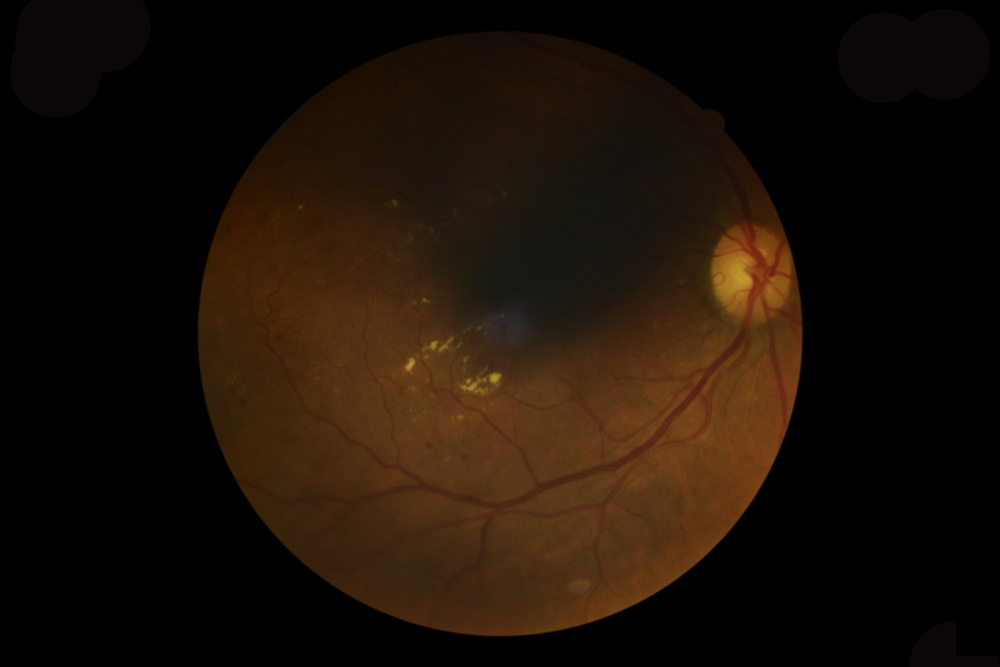
#> input picture data/007-3607-200.jpg, 1000 x 667 px, shrunk from 2736 x 1824 before the run
$ python -i CLAHE_RGB.py   (imports and definitions only)
#> lines starting #> are read from the running program, lines starting #| are printed output that depends on the picture
import cv2

def clahe_rgb(image, clip_limit=2.0, tile_grid_size=(8, 8)):
    clahe = cv2.createCLAHE(clipLimit=clip_limit, tileGridSize=tile_grid_size)
    channels = cv2.split(image)
    cl_channels = [clahe.apply(channel) for channel in channels]
    final_image = cv2.merge(cl_channels)
    return {"image":final_image}

>>> import cv2
>>> picture = cv2.imread('../../../data/007-3607-200.jpg')
#> picture is the input picture: shape (667, 1000, 3); mean B, G, R 7, 16.4, 27.8
>>> result = clahe_rgb(picture)
#> in clahe_rgb, `cl_channels = [clahe.apply(channel) for channel in channels]`: cl_channels = 3 items
#> in clahe_rgb, `final_image = cv2.merge(cl_channels)`:
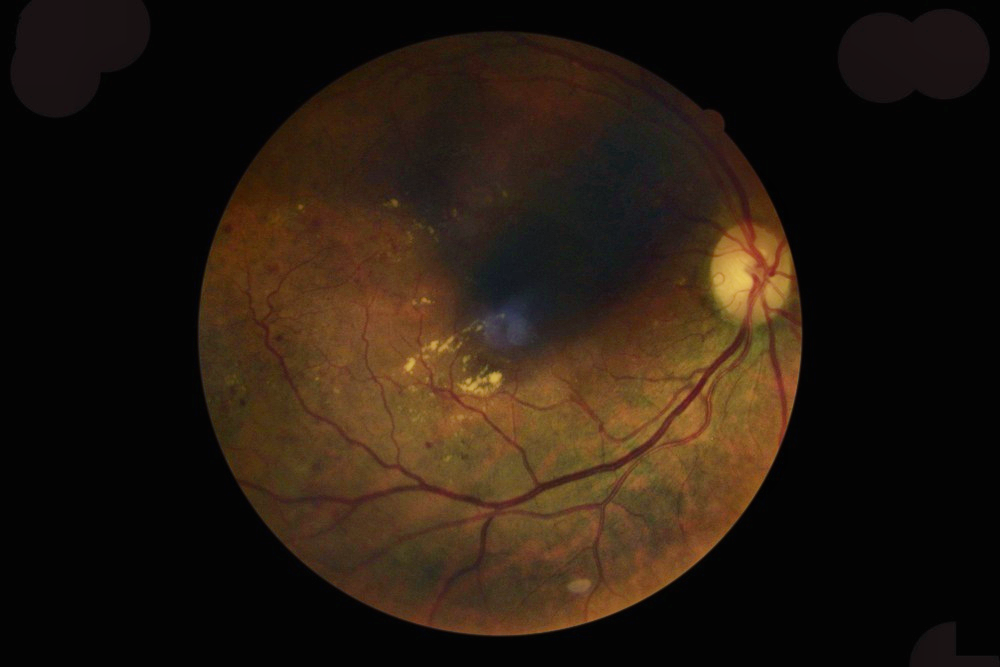
#> final_image: shape (667, 1000, 3); mean of channels 0, 1, 2 15.4, 25.8, 37.6; drawn as B, G, R
#> result = 1 item

$ run again, on data/007-4766-200.jpg
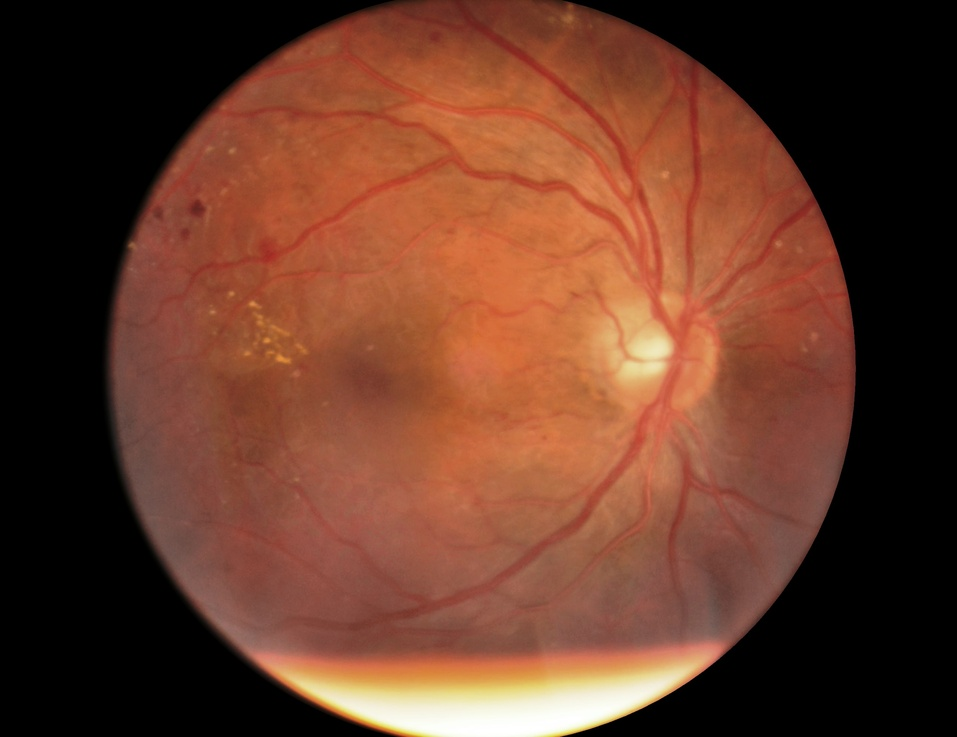
#> input picture data/007-4766-200.jpg, 957 x 737 px, shrunk from 2584 x 1990 before the run
#> picture is the input picture: shape (737, 957, 3); mean B, G, R 40.7, 58.4, 102.7
#> cl_channels = 3 items
#> in clahe_rgb, `final_image = cv2.merge(cl_channels)`:
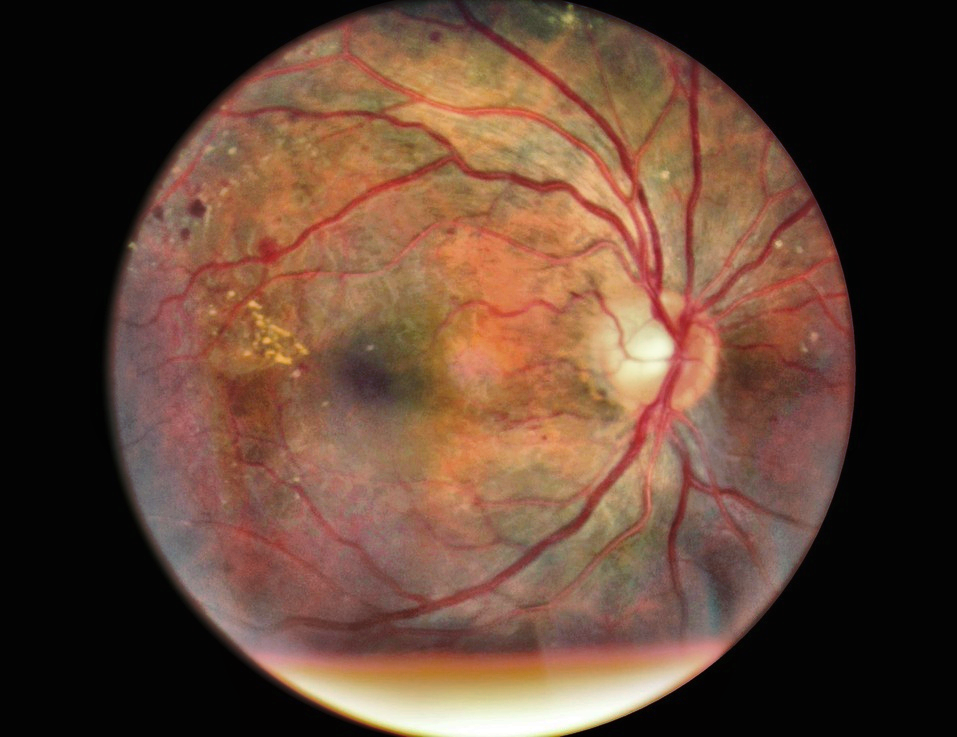
#> final_image: shape (737, 957, 3); mean of channels 0, 1, 2 52.8, 68.4, 97.5; drawn as B, G, R
#> result = 1 item

$ run again, on data/007-4773-200.jpg
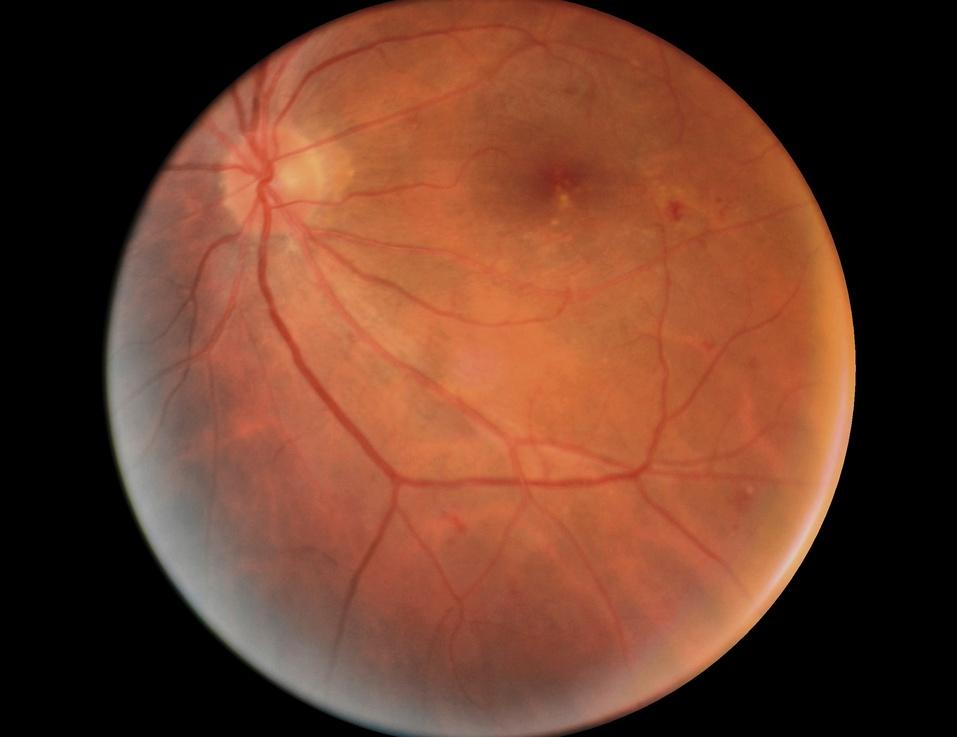
#> input picture data/007-4773-200.jpg, 957 x 737 px, shrunk from 2584 x 1990 before the run
#> picture is the input picture: shape (737, 957, 3); mean B, G, R 42, 60.9, 106.7
#> cl_channels = 3 items
#> in clahe_rgb, `final_image = cv2.merge(cl_channels)`:
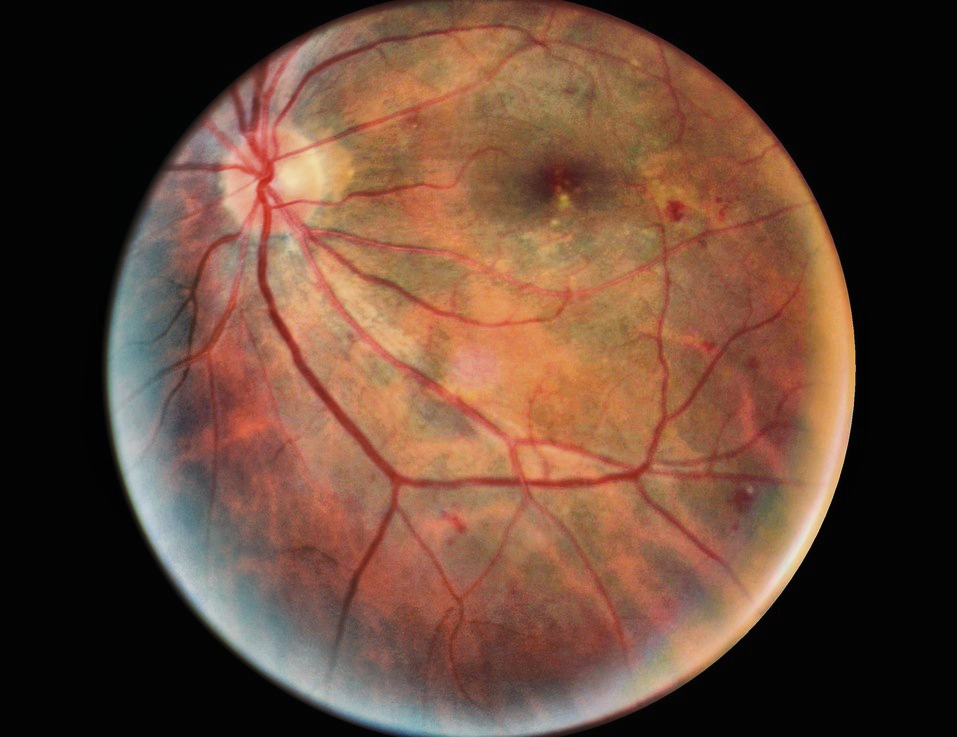
#> final_image: shape (737, 957, 3); mean of channels 0, 1, 2 54, 69.6, 99.9; drawn as B, G, R
#> result = 1 item

$ run again, on data/20170215142210754.jpg
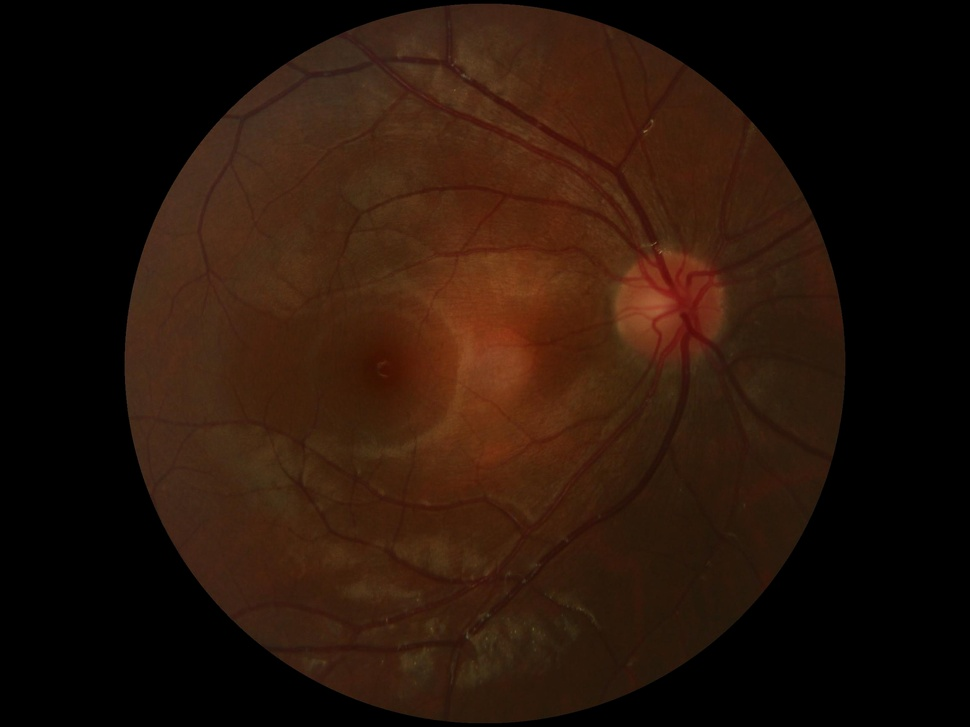
#> input picture data/20170215142210754.jpg, 970 x 727 px, shrunk from 2304 x 1728 before the run
#> picture is the input picture: shape (727, 970, 3); mean B, G, R 9.8, 20.5, 39.4
#> cl_channels = 3 items
#> in clahe_rgb, `final_image = cv2.merge(cl_channels)`:
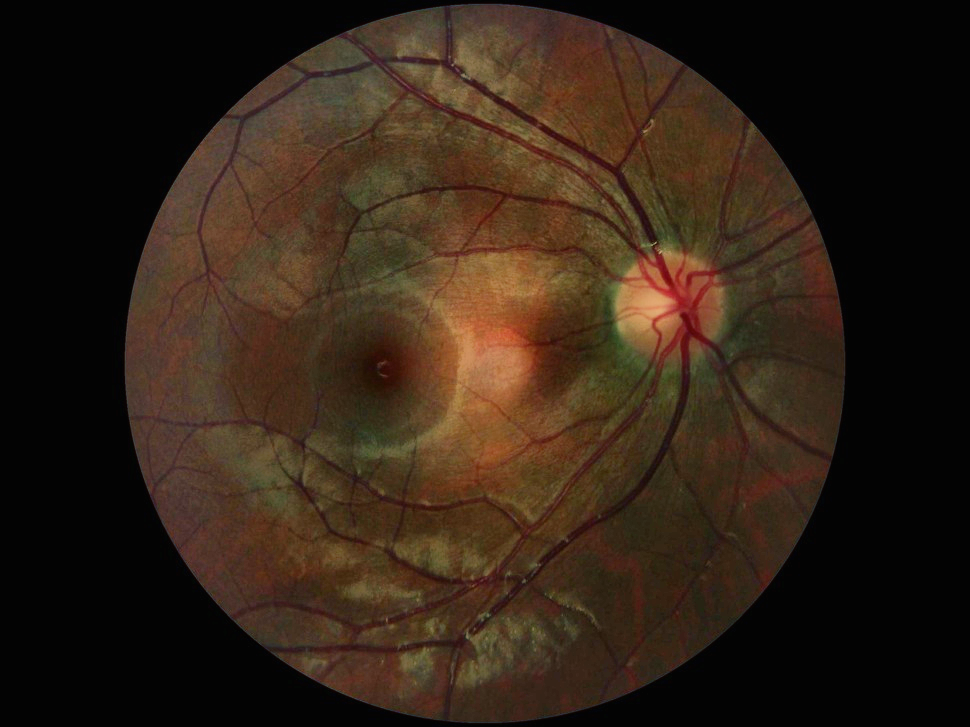
#> final_image: shape (727, 970, 3); mean of channels 0, 1, 2 22.1, 34.4, 49.3; drawn as B, G, R
#> result = 1 item
